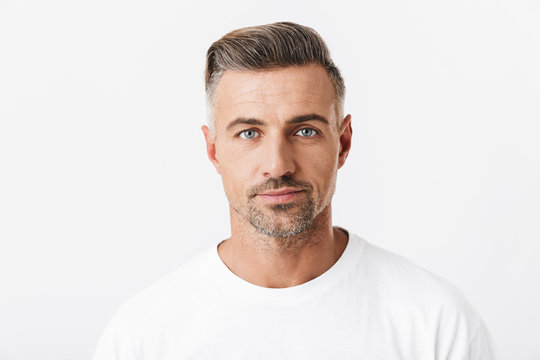
#> input picture test_image/man.jpg, 540 x 360 px, found by its file name
$ jupyter execute haarcascade_pywt.ipynb   (shell and % lines are left out)
#> lines starting #> are read from the running program, lines starting #| are printed output that depends on the picture; after the words box and inside, x2 and y2 are one past the last pixel; in counts of white or black regions, pixels touching at a corner belong together
[cell 1]
from google.colab import drive
drive.mount('/content/drive')

[cell 2]
import cv2
import matplotlib.pyplot as plt

img = cv2.imread('/content/drive/MyDrive/(SVM)ImageClassification/test_image/man.jpg')
#> img is the input picture: shape (360, 540, 3); mean B, G, R 223.1, 225.8, 232.3
plt.imshow(img)
plt.show()

[cell 3]
import numpy as np
import sys

cascades_path = '/drive/gaze/'
face_cascade = cv2.CascadeClassifier(cascades_path + 'haarcascade_frontalface_default.xml')
eye_cascade = cv2.CascadeClassifier(cascades_path + 'haarcascade_eye.xml')

if face_cascade.empty():
    print("Error: Cannot load face cascade!")
if eye_cascade.empty():
    print("Error: Cannot load eye cascade!")

gray = cv2.cvtColor(img, cv2.COLOR_BGR2GRAY)
faces = face_cascade.detectMultiScale(gray, 1.3, 5)
#> faces = [[200, 71, 157, 157]]

print(faces)
#| [[200  71 157 157]]

[cell 4]
for (x,y,w,h) in faces:
    cv2.rectangle(img,(x,y),(x+w,y+h),(255,0,0),2)
    roi_gray = gray[y:y+h, x:x+w]
    roi_color = img[y:y+h, x:x+w]
    eyes = eye_cascade.detectMultiScale(roi_gray)
    print(eyes)
    for (ex,ey,ew,eh) in eyes:
        cv2.rectangle(roi_color,(ex,ey),(ex+ew,ey+eh),(0,255,0),2)
    plt.imshow(img)
#> this loop made 1 pass
#> (x, y, w, h, eyes) on pass 1: (200, 71, 157, 157, [[31, 44, 36, 36], [84, 41, 41, 41]])
#| [[31 44 36 36]
#|  [84 41 41 41]]
#> img: shape (360, 540, 3); 1.44% of pixels changed, all inside (x1, y1, x2, y2) = (199, 70, 359, 230)
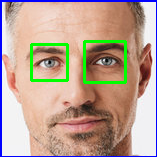
#> roi_color: shape (157, 157, 3); mean B, G, R 147.4, 162.5, 185.8

plt.imshow(img)
plt.show()
#> figure, not shown here; B, G, R data is drawn as R, G, B

[cell 5]
plt.imshow(roi_color)
plt.show()

[cell 6]
import cv2

# Load pre-trained Haar cascades
face_cascade = cv2.CascadeClassifier(cv2.data.haarcascades + 'haarcascade_frontalface_default.xml')
eye_cascade = cv2.CascadeClassifier(cv2.data.haarcascades + 'haarcascade_eye.xml')

def get_cropped_image_if_has_2_eyes(image_path):
    cropped_faces = []

    img = cv2.imread(image_path)
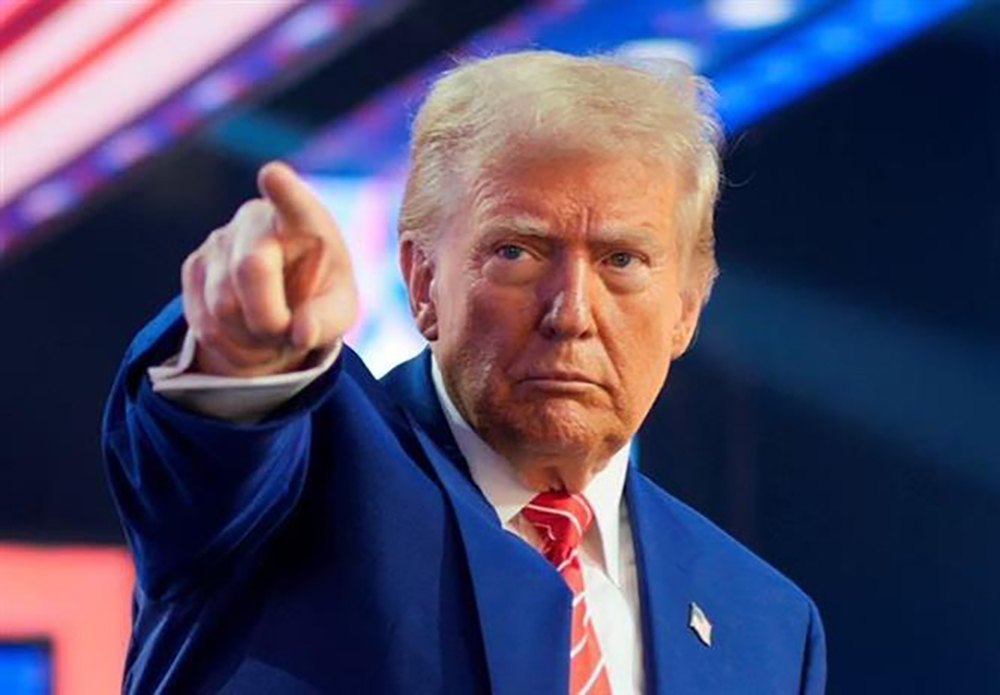
#> input picture test_image/trump.jpg, 1000 x 695 px, found by its file name
#> img is the input picture: shape (695, 1000, 3); mean B, G, R 102.3, 72.2, 76
    if img is None:
        print("Không thể đọc ảnh.")
        return []

    gray = cv2.cvtColor(img, cv2.COLOR_BGR2GRAY)
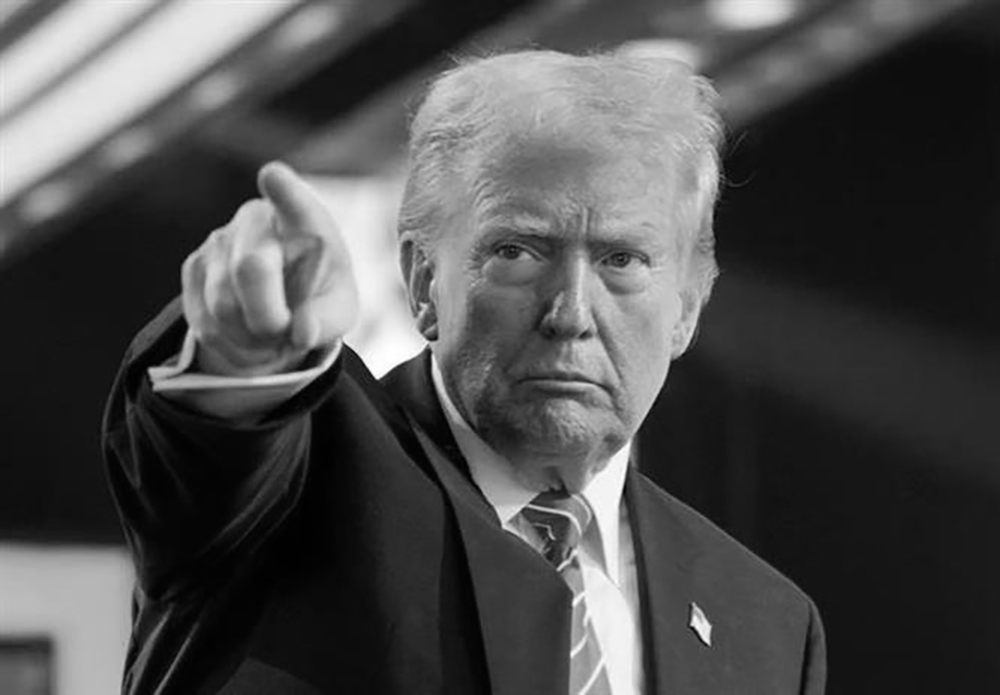
#> gray: shape (695, 1000); min 0, max 255, mean 76.8

    # Face detection
    faces = face_cascade.detectMultiScale(gray, scaleFactor=1.1, minNeighbors=6, minSize=(30, 30))
#> faces = [[556, 543, 55, 55], [436, 150, 274, 274]]

    if len(faces) == 0:
        print("Không phát hiện khuôn mặt.")
        return []
    elif len(faces) == 1:
        print("Nhận diện có 1 khuôn mặt.")
    else:
        print(f"Nhận diện có {len(faces)} khuôn mặt.")
#| Nhận diện có 2 khuôn mặt.

    for (x, y, w, h) in faces:
        roi_gray = gray[y:y+h, x:x+w]
        roi_color = img[y:y+h, x:x+w]

        # Eye detection
        eyes = eye_cascade.detectMultiScale(roi_gray)
        if len(eyes) == 0:
            print("Khuôn mặt này không có mắt, bỏ qua.")
            continue  # Bỏ qua khuôn mặt này và kiểm tra khuôn mặt khác

        print("Nhận diện khuôn mặt này có mắt.")
        cropped_faces.append(roi_color)
        plt.imshow(roi_color)
        plt.show()
#> this loop made 2 passes
#| Khuôn mặt này không có mắt, bỏ qua.
#| Nhận diện khuôn mặt này có mắt.
#> after the loop, cropped_faces = 1 item

    return cropped_faces  # Trả về danh sách khuôn mặt đã cắt (có thể rỗng)

[cell 7]
test_img = get_cropped_image_if_has_2_eyes('/content/drive/MyDrive/(SVM)ImageClassification/test_image/trump.jpg')
#> test_img = 1 item

[cell 8]
test_img = get_cropped_image_if_has_2_eyes('/content/drive/MyDrive/(SVM)ImageClassification/test_image/messi.jpg')
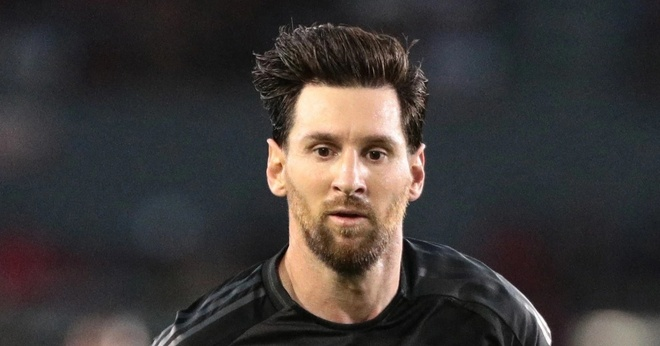
#> input picture test_image/messi.jpg, 660 x 346 px, found by its file name
#> in get_cropped_image_if_has_2_eyes, img is the input picture: shape (346, 660, 3); mean B, G, R 56, 57.1, 61.5
#> in get_cropped_image_if_has_2_eyes (call 2), `faces = face_cascade.detectMultiScale(gray, scaleFactor=1.1, minNeighb..`: faces = [[266, 86, 167, 167]]
#> the loop in get_cropped_image_if_has_2_eyes (call 2), `for (x, y, w, h) in faces:` made 1 pass
#> (x, y, w, h, eyes) on pass 1: (266, 86, 167, 167, [[36, 43, 41, 41], [87, 47, 40, 40]])
#| Nhận diện khuôn mặt này có mắt.
#> pass 1, in get_cropped_image_if_has_2_eyes (call 2), `roi_color = img[y:y+h, x:x+w]`:
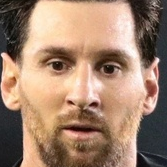
#> roi_color: shape (167, 167, 3); mean B, G, R 110.4, 131.7, 162.7

[cell 9]
test_img = get_cropped_image_if_has_2_eyes('/content/drive/MyDrive/(SVM)ImageClassification/test_image/family.jpg')
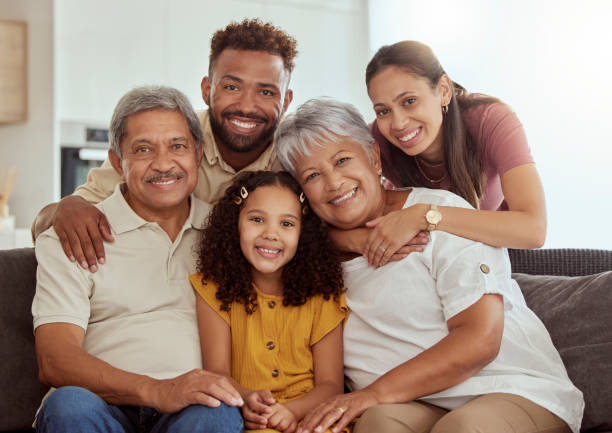
#> input picture test_image/family.jpg, 612 x 433 px, found by its file name
#> in get_cropped_image_if_has_2_eyes, img is the input picture: shape (433, 612, 3); mean B, G, R 129.7, 143.3, 165.5
#> in get_cropped_image_if_has_2_eyes (call 3), `gray = cv2.cvtColor(img, cv2.COLOR_BGR2GRAY)`:
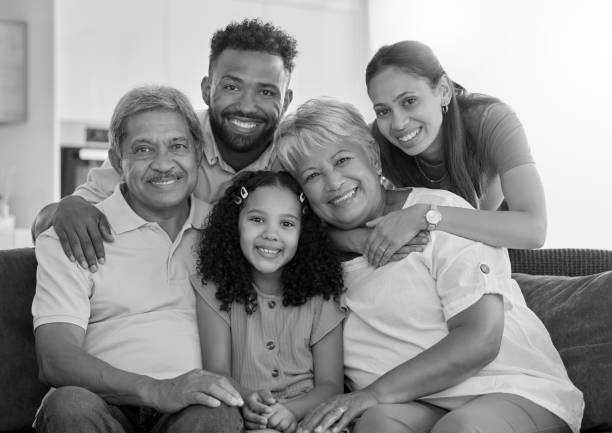
#> gray: shape (433, 612); min 0, max 255, mean 148.4
#> in get_cropped_image_if_has_2_eyes (call 3), `faces = face_cascade.detectMultiScale(gray, scaleFactor=1.1, minNeighb..`: faces = [[118, 115, 88, 88], [233, 192, 76, 76], [205, 54, 86, 86]]
#| Nhận diện có 3 khuôn mặt.
#> the loop in get_cropped_image_if_has_2_eyes (call 3), `for (x, y, w, h) in faces:` made 3 passes
#> (x, y, w, h, eyes) on passes 1 to 3: (118, 115, 88, 88, [[47, 20, 24, 24], [13, 24, 24, 24]]), (233, 192, 76, 76, [[11, 16, 24, 24], [42, 21, 22, 22]]), (205, 54, 86, 86, [[15, 22, 24, 24], [49, 27, 23, 23]])
#| Nhận diện khuôn mặt này có mắt.
#| Nhận diện khuôn mặt này có mắt.
#| Nhận diện khuôn mặt này có mắt.
#> pass 1, in get_cropped_image_if_has_2_eyes (call 3), `roi_color = img[y:y+h, x:x+w]`:
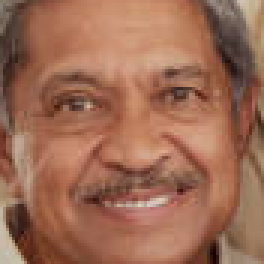
#> roi_color: shape (88, 88, 3) (shown 3 times larger); mean B, G, R 84.6, 107.1, 157.3
#> after the loop in get_cropped_image_if_has_2_eyes (call 3), `for (x, y, w, h) in faces:`:
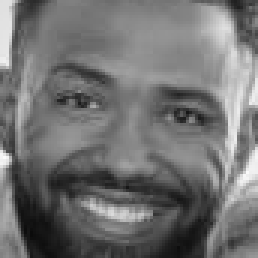
#> roi_gray: shape (86, 86) (shown 3 times larger); min 11, max 251, mean 113.4
#> after the loop in get_cropped_image_if_has_2_eyes (call 3), `for (x, y, w, h) in faces:`: cropped_faces = 3 items
#> test_img = 3 items

[cell 10]

import cv2
import numpy as np
import pywt

def w2d(img, mode='haar', level=1):
#> called with mode = 'db1', level = 5
    imArray = img
    # convert to gray
    imArray = cv2.cvtColor(imArray, cv2.COLOR_RGB2GRAY)
    # convert to float
    imArray = np.float32(imArray)
    imArray /= 255
    # compute coefficients
    coeffs = pywt.wavedec2(imArray, mode, level=level)
#> coeffs = 6 items
    # process coefficients
    coeffs_H = list(coeffs)
#> coeffs_H = 6 items
    coeffs_H[0] *= 0
    # reconstruction
    imArray_H = pywt.waverec2(coeffs_H, mode)
    imArray_H *= 255
    imArray_H = np.uint8(imArray_H)
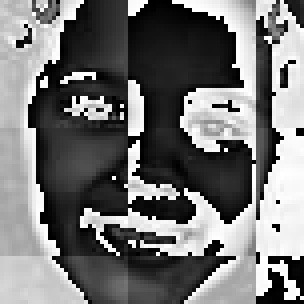
#> imArray_H: shape (76, 76) (shown 4 times larger); min 0, max 255, mean 114.9

    return imArray_H
